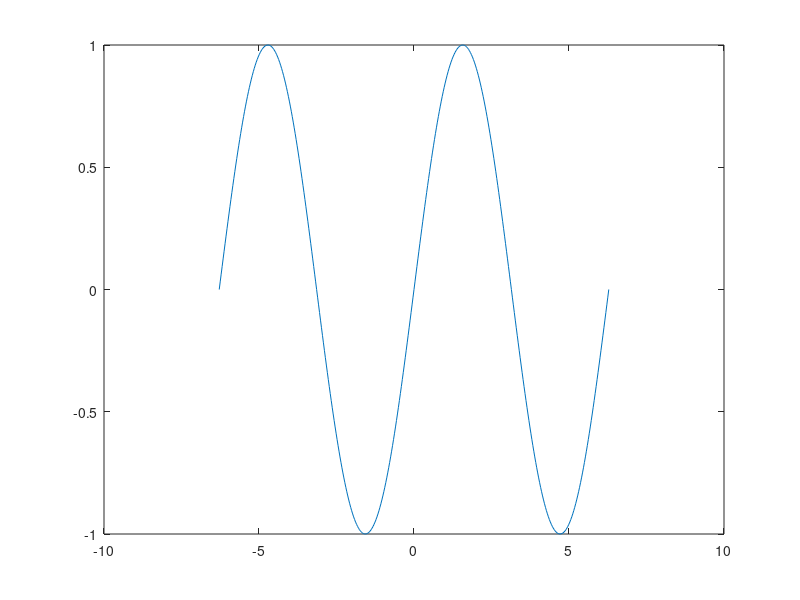
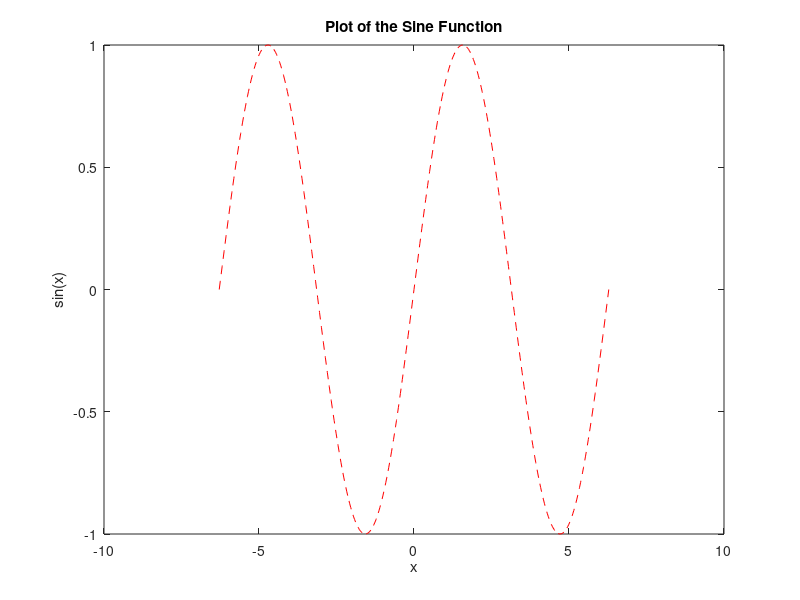

The MATLAB script that drew these images, in order:
x = -2*pi:pi/100:2*pi;
y = sin(x);
xlabel('x')
ylabel('sin(x)')
title('Plot of the Sine Function')

plot(x,y)

figure('Name','r--');
plot(x,y,'r--')

xlabel('x')
ylabel('sin(x)')
title('Plot of the Sine Function')

